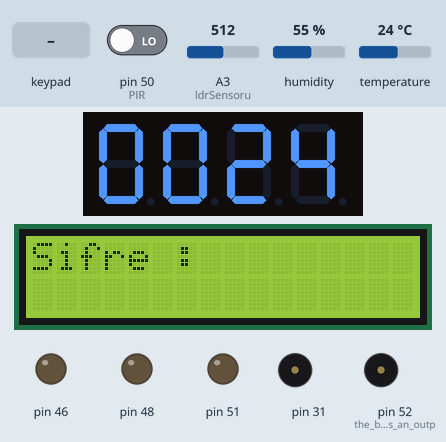
Bench run of a sketch on a simulated Arduino Mega 2560, built with avr-gcc and run on an emulated ATmega2560. On the bench: 4-digit seven-segment display, 16×2 character LCD, output pins drawn as LEDs (lit = HIGH), buzzer (waves = sounding, pin HIGH). Wiring (inferred from the names in the program): 4-digit 7-segment display, segments lit when LOW: segments A1, pin 3, pin 4, pin 5, A0, pin 7, pin 8; digit selects pin 11, pin 10, pin 9, pin 6. The inputs (shaded band) are chosen by the test bench; at power-on: A3 (ldrSensoru) = 512, pin 50 (PIR) LOW, humidity 55 %, temperature 24 °C. The segment pins are drawn as the display they are named for; pins used as bus, display or sensor lines are not drawn; what the sketch prints to the serial monitor is not drawn.

Above: at 1.2 s.
1.3 s: key '#' pressed
At 1.7 s:
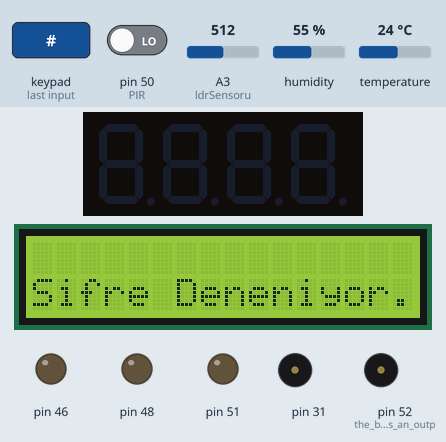
6.0 s: keypad keys 1 4 5 3 # pressed 0.4 s apart
At 11.3 s:
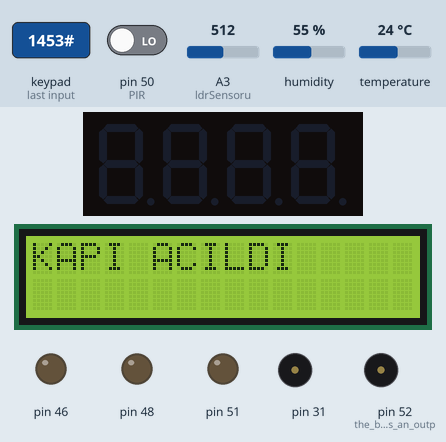
11.5 s: key 'C' pressed
At 12.7 s:
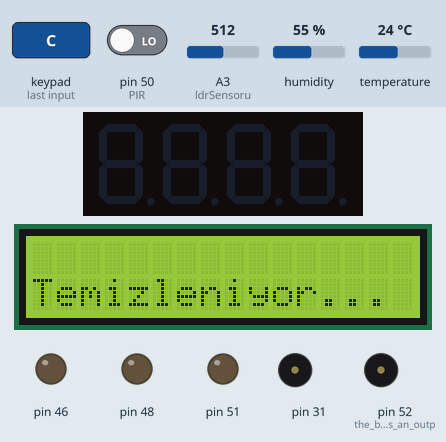
14.4 s: A3 (ldrSensoru) set to 42
15.9 s: A3 (ldrSensoru) set to 37
At 17.1 s:
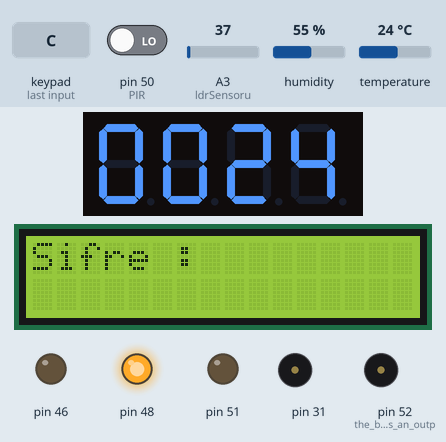
17.4 s: keypad keys 2 9 2 8 2 7 2 6 pressed 0.4 s apart
At 21.7 s:
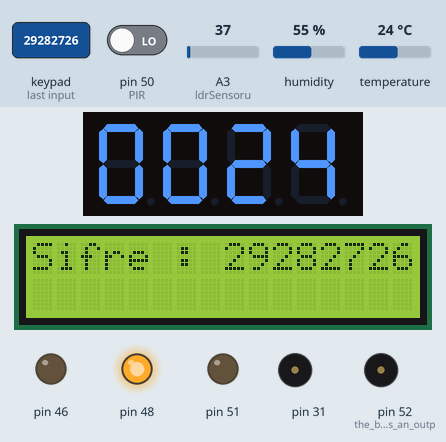
Timing chart, 0 to 23.1 s (numbered marks = the images above; inputs shaded):
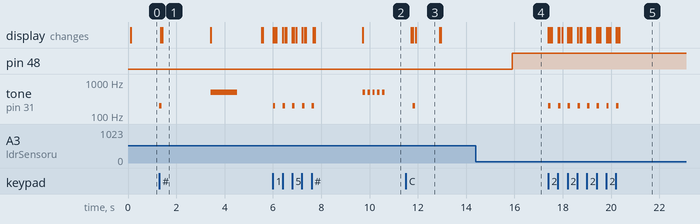

Measured:
- the behaviour switches between 40 and 39 on A3 (ldrSensoru) (found by bisection; images 3 and 4)
- after the input at 1.3 s, tone on pin 31: silent → 200 Hz at once, → silent 0.10 s later, → 500 Hz 2.0 s later, → silent 1.1 s later; the display: first changes after 0.06 s (image 1 shows a later state)
- after the input at 6.0 s, tone on pin 31: plays 200 Hz for 0.10 s, 200 Hz for 0.10 s, 200 Hz for 0.10 s, 200 Hz for 0.10 s, 200 Hz for 0.10 s, 500 Hz for 0.10 s … (10 notes in this stretch), starting at once; the display: first changes at once (image 2 shows a later state)
- after the input at 11.5 s, tone on pin 31: silent → 200 Hz after 0.29 s, → silent 0.10 s later
- after the input at 14.4 s, every drawn part: stays the same
- after the input at 15.9 s, pin 48: LOW → HIGH at once
- after the input at 17.4 s, tone on pin 31: alternates 200 Hz for 0.10 s and silent for 0.30 s, 16 changes in all, then stays silent, starting at once; the display: first changes at once (image 5 shows a later state)
- what the display in image 1 shows lasts 2.0 s, from 1.4 s to 3.4 s

The sketch:

AkilliEv.ino
```cpp
//Tus Takimi

#include <Password.h>

#include <Keypad.h>

#include <LiquidCrystal.h>
LiquidCrystal lcd(38,39,36,37,34,35);//

const byte satirSayisi= 4;
const byte sutunSayisi= 4;

char tuslar[satirSayisi][sutunSayisi]=
{
{'1', '2', '3', 'A'},
{'4', '5', '6', 'B'},
{'7', '8', '9', 'C'},
{'*', '0', '#', 'D'}
};

byte satirPinleri[satirSayisi] = {29,28,27,26};
byte sutunPinleri[sutunSayisi]= {25,24,23,22};

Keypad tusTakimi= Keypad(makeKeymap(tuslar), satirPinleri, sutunPinleri, satirSayisi, sutunSayisi);

Password password = Password( "1453" );

//Display
int digit1 = 11; //PWM Display pin 1
int digit2 = 10; //PWM Display pin 2
int digit3 = 9; //PWM Display pin 6
int digit4 = 6; //PWM Display pin 8

int segA = A1; //Display pin 14
int segB = 3; //Display pin 16
int segC = 4; //Display pin 13
int segD = 5; //Display pin 3
int segE = A0; //Display pin 5
int segF = 7; //Display pin 11
int segG = 8; //Display pin 15
int sicaklik;

#include "DHT.h"

#define DHT11PIN 49 // DHT11PIN olarak Dijital 2'yi belirliyoruz.

#define DHTPIN 49
#define DHTTYPE DHT11

DHT dht(DHTPIN, DHTTYPE);

int ses;

int smoke_level;//AlevSensoru
int val;//HareketSensoru
int pirState = LOW;

void setup() {
//Tus Takimi
  lcd.begin(16,2);
  lcd.setCursor(0,0);
  lcd.print("Sifre : ");
  tusTakimi.addEventListener(keypadEvent);
//Alev Sensörü
Serial.begin(9600); //sets the baud rate for data transfer in bits/second
pinMode(A2, INPUT);//the smoke sensor will be an input to the arduino
pinMode(52, OUTPUT);//the buzzer serves an output in the circuit
//Hareket Sensörü
pinMode(51,OUTPUT);
//LDR Sensörü
pinMode(48,OUTPUT);
//Su Sensörü
pinMode(46,OUTPUT);
//Display
  pinMode(segA, OUTPUT);
  pinMode(segB, OUTPUT);
  pinMode(segC, OUTPUT);
  pinMode(segD, OUTPUT);
  pinMode(segE, OUTPUT);
  pinMode(segF, OUTPUT);
  pinMode(segG, OUTPUT);

  pinMode(digit1, OUTPUT);
  pinMode(digit2, OUTPUT);
  pinMode(digit3, OUTPUT);
  pinMode(digit4, OUTPUT);
  dht.begin();

}

void loop()
{
sicaklikOlc();// 'C cinsinden.
displayNumber(sicaklik);
//alevSensoru();p
hareketSensoru();
ldrSensoru();
//suSensoru();
tusTakimi.getKey();
}


void keypadEvent(KeypadEvent eKey){
  switch (tusTakimi.getState()){
  case PRESSED:


  if(eKey!='*' && eKey!='#'){
      if(eKey!='A'&& eKey!='B'){
        if(eKey!='D' && eKey!='C'){
          Serial.print("Sifre :");
          lcd.print(eKey);
          Serial.println(eKey);
          tone(31,200);
          delay(100);
          noTone(31);
        }
      }
  }
  if(eKey=='#' || eKey=='C'){
    tone(31,200);
    delay(100);
    noTone(31);
  }
  delay(10);


  switch (eKey){
    case '#': Serial.println("Sifre Deneniyor...");lcd.clear();lcd.setCursor(0,1);lcd.print("Sifre Deneniyor..."); delay(2000); checkPassword(); delay(1); password.reset();lcd.clear();lcd.setCursor(0,0);lcd.print("Sifre : "); break;

    case 'A': break;

    case 'B': break;

    case 'D': break;

    case '*': break;

    case 'C': password.reset(); Serial.println("Temizleniyor..."); lcd.clear();lcd.setCursor(0,1);lcd.print("Temizleniyor...");delay(1000);lcd.clear();lcd.setCursor(0,0);lcd.print("Sifre : ");  delay(1); break;

     default: password.append(eKey); delay(1);
}
}
}

void checkPassword(){

if (password.evaluate()){

    Serial.println("KAPI ACILDI");
    lcd.clear();
    lcd.setCursor(0,0);
    lcd.print("KAPI ACILDI");
    for(int i=0;i<5;i++){
      tone(31,500);
      delay(100);
      noTone(31);
      delay(100);
    }
    delay(1000); //5 sn bekle
}
else{
    Serial.println("Sifre HATALI");
    lcd.clear();
    lcd.setCursor(0,0);
    lcd.print("Sifre HATALI");
    for(int i=10;i>=0;i--){
    tone(31,500);
    delay(100);
    noTone(31);
    }
    delay(1000); //5sn Bekle
}
}


void suSensoru()
{
  int sensorValue = analogRead(A4);
  Serial.println(sensorValue);
  if(sensorValue>350){
    for(int i=0;i<5;i++){
      tone(47,500);
      digitalWrite(46,HIGH);
      delay(100);
      noTone(47);
      digitalWrite(46,LOW);
      delay(100);
    }
  }
  else{
    noTone(47);
    digitalWrite(46,LOW);
  }
}

void sicaklikOlc(){
  sicaklik = (int)(dht.readTemperature());// 'C cinsinden.
}

void ldrSensoru()
{
  int LDRReading = analogRead(A3);
if(LDRReading<40)
  digitalWrite(48,HIGH);
else
  digitalWrite(48,LOW);
}

void hareketSensoru()
{
  val = digitalRead(50); //read state of the PIR
  if (val == HIGH) {
    digitalWrite(51,HIGH);
    if(pirState==LOW){
      pirState=HIGH;
    }
  }
  else {
    digitalWrite(51,LOW);
    if(pirState==HIGH){
      pirState=LOW;
    }
  }
}

void alevSensoru()
{
smoke_level= analogRead(A2); //arduino reads the value from the smoke sensor
Serial.println("alev "+smoke_level);
if(smoke_level < 70)
{ //if smoke level is greater than 500, the buzzer will go off
for(int i=0;i<5;i++){
tone(53,500);
digitalWrite(52,HIGH);
delay(100);
noTone(53);
digitalWrite(52,LOW);
delay(100);
}
}
else
{
  noTone(53);
  digitalWrite(52,LOW);
}
}


////Display


void displayNumber(int toDisplay) {

#define DISPLAY_BRIGHTNESS  500

#define DIGIT_ON  HIGH
#define DIGIT_OFF  LOW

  long beginTime = millis();

  for(int digit = 4 ; digit > 0 ; digit--) {

    //Turn on a digit for a short amount of time
    switch(digit) {
    case 1:
      digitalWrite(digit1, DIGIT_ON);
      break;
    case 2:
      digitalWrite(digit2, DIGIT_ON);
      break;
    case 3:
      digitalWrite(digit3, DIGIT_ON);
      break;
    case 4:
      digitalWrite(digit4, DIGIT_ON);
      break;
    }

    //Turn on the right segments for this digit
    lightNumber(toDisplay % 10);
    toDisplay /= 10;

    delayMicroseconds(DISPLAY_BRIGHTNESS);
    //Display digit for fraction of a second (1us to 5000us, 500 is pretty good)

    //Turn off all segments
    lightNumber(10);

    //Turn off all digits
    digitalWrite(digit1, DIGIT_OFF);
    digitalWrite(digit2, DIGIT_OFF);
    digitalWrite(digit3, DIGIT_OFF);
    digitalWrite(digit4, DIGIT_OFF);

  }

  while( (millis() - beginTime) < 10) ;
  //Wait for 20ms to pass before we paint the display again
}

//Given a number, turns on those segments
//If number == 10, then turn off number
void lightNumber(int numberToDisplay) {

#define SEGMENT_ON  LOW
#define SEGMENT_OFF HIGH

  switch (numberToDisplay){

  case 0:
    digitalWrite(segA, SEGMENT_ON);
    digitalWrite(segB, SEGMENT_ON);
    digitalWrite(segC, SEGMENT_ON);
    digitalWrite(segD, SEGMENT_ON);
    digitalWrite(segE, SEGMENT_ON);
    digitalWrite(segF, SEGMENT_ON);
    digitalWrite(segG, SEGMENT_OFF);
    break;

  case 1:
    digitalWrite(segA, SEGMENT_OFF);
    digitalWrite(segB, SEGMENT_ON);
    digitalWrite(segC, SEGMENT_ON);
    digitalWrite(segD, SEGMENT_OFF);
    digitalWrite(segE, SEGMENT_OFF);
    digitalWrite(segF, SEGMENT_OFF);
    digitalWrite(segG, SEGMENT_OFF);
    break;

  case 2:
    digitalWrite(segA, SEGMENT_ON);
    digitalWrite(segB, SEGMENT_ON);
    digitalWrite(segC, SEGMENT_OFF);
    digitalWrite(segD, SEGMENT_ON);
    digitalWrite(segE, SEGMENT_ON);
    digitalWrite(segF, SEGMENT_OFF);
    digitalWrite(segG, SEGMENT_ON);
    break;

  case 3:
    digitalWrite(segA, SEGMENT_ON);
    digitalWrite(segB, SEGMENT_ON);
    digitalWrite(segC, SEGMENT_ON);
    digitalWrite(segD, SEGMENT_ON);
    digitalWrite(segE, SEGMENT_OFF);
    digitalWrite(segF, SEGMENT_OFF);
    digitalWrite(segG, SEGMENT_ON);
    break;

  case 4:
    digitalWrite(segA, SEGMENT_OFF);
    digitalWrite(segB, SEGMENT_ON);
    digitalWrite(segC, SEGMENT_ON);
    digitalWrite(segD, SEGMENT_OFF);
    digitalWrite(segE, SEGMENT_OFF);
    digitalWrite(segF, SEGMENT_ON);
    digitalWrite(segG, SEGMENT_ON);
    break;

  case 5:
    digitalWrite(segA, SEGMENT_ON);
    digitalWrite(segB, SEGMENT_OFF);
    digitalWrite(segC, SEGMENT_ON);
    digitalWrite(segD, SEGMENT_ON);
    digitalWrite(segE, SEGMENT_OFF);
    digitalWrite(segF, SEGMENT_ON);
    digitalWrite(segG, SEGMENT_ON);
    break;

  case 6:
    digitalWrite(segA, SEGMENT_ON);
    digitalWrite(segB, SEGMENT_OFF);
    digitalWrite(segC, SEGMENT_ON);
    digitalWrite(segD, SEGMENT_ON);
    digitalWrite(segE, SEGMENT_ON);
    digitalWrite(segF, SEGMENT_ON);
    digitalWrite(segG, SEGMENT_ON);
    break;

  case 7:
    digitalWrite(segA, SEGMENT_ON);
    digitalWrite(segB, SEGMENT_ON);
    digitalWrite(segC, SEGMENT_ON);
    digitalWrite(segD, SEGMENT_OFF);
    digitalWrite(segE, SEGMENT_OFF);
    digitalWrite(segF, SEGMENT_OFF);
    digitalWrite(segG, SEGMENT_OFF);
    break;

  case 8:
    digitalWrite(segA, SEGMENT_ON);
    digitalWrite(segB, SEGMENT_ON);
    digitalWrite(segC, SEGMENT_ON);
    digitalWrite(segD, SEGMENT_ON);
    digitalWrite(segE, SEGMENT_ON);
    digitalWrite(segF, SEGMENT_ON);
    digitalWrite(segG, SEGMENT_ON);
    break;

  case 9:
    digitalWrite(segA, SEGMENT_ON);
    digitalWrite(segB, SEGMENT_ON);
    digitalWrite(segC, SEGMENT_ON);
    digitalWrite(segD, SEGMENT_ON);
    digitalWrite(segE, SEGMENT_OFF);
    digitalWrite(segF, SEGMENT_ON);
    digitalWrite(segG, SEGMENT_ON);
    break;

  case 10:
    digitalWrite(segA, SEGMENT_OFF);
    digitalWrite(segB, SEGMENT_OFF);
    digitalWrite(segC, SEGMENT_OFF);
    digitalWrite(segD, SEGMENT_OFF);
    digitalWrite(segE, SEGMENT_OFF);
    digitalWrite(segF, SEGMENT_OFF);
    digitalWrite(segG, SEGMENT_OFF);
    break;
  }

}
```
